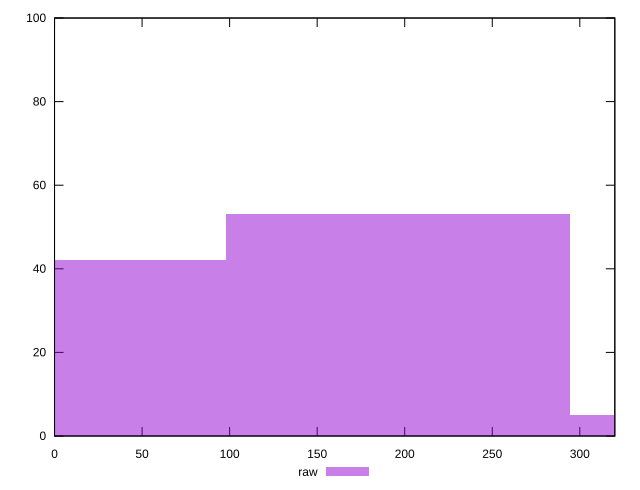

Recreate this plot in gnuplot.
reset

$raw <<EOF
392.7989334069205 5
196.39946670346026 53
0 42
EOF

set key outside below
set boxwidth 196.39946670346026
set xrange [0:320]
set yrange [0:100]
set trange [0:100]
set style fill transparent solid 0.5 noborder
set terminal svg size 640, 490 enhanced background rgb 'white'
set output "report_00017_2021-02-10T15-08-03.406Z/uses-http2/samples/pages+cached/raw/histogram.svg"

plot $raw title "raw" with boxes

reset
